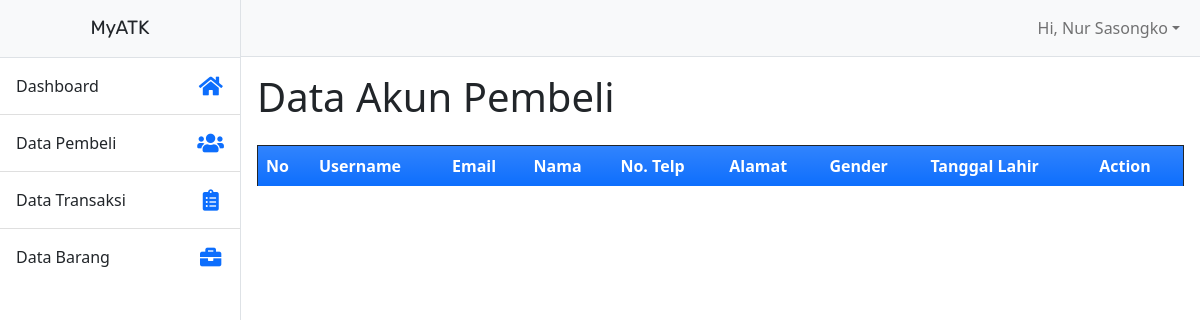
Before: /admin/pembeli.php (signed in) with the older database file.
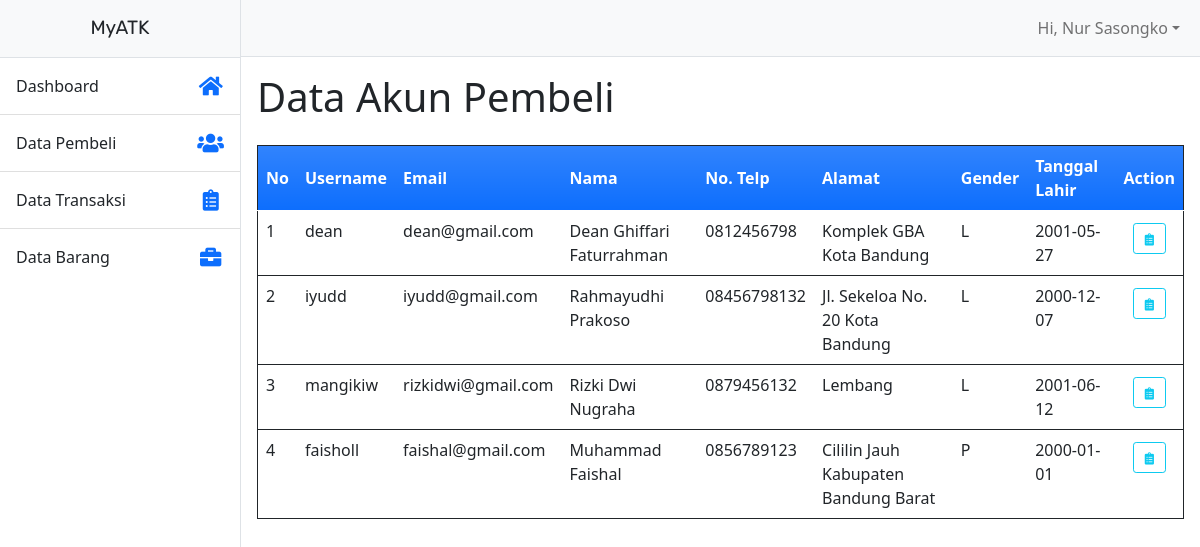
After: the same page with the newer database file.
### tables this page shows
CREATE TABLE `user` (
  `user_id` int(11) NOT NULL,
  `username` varchar(200) NOT NULL,
  `password` varchar(200) NOT NULL,
  `email` varchar(200) NOT NULL,
  `name` varchar(255) NOT NULL,
  `number` varchar(20) NOT NULL,
  `address` varchar(255) NOT NULL,
  `gender` char(1) NOT NULL,
  `birth_date` date DEFAULT NULL,
  `id_role` int(11) NOT NULL
);

### admin/pembeli.php (the view, shortened to what this page needs)
<?php include('template/header.php'); ?>
</head>
<body>
  <div class="d-flex" id="wrapper">
    <?php include('template/sidebar.php'); ?>
    <div id="page-content-wrapper">
      <?php include('template/top-bar.php'); ?>
      <div class="container px-3">
        <div class="row">
          <h1 class="mt-3 my-4">Data Akun Pembeli</h1>
          <div class="col-lg">
            <div class="table-responsive">
              <table id="table_id" class="table border border-dark">
                <thead>
                  <tr class="bg-primary bg-gradient text-white align-middle">
                    <th>No</th>
                    <th>Username</th>
                    <th>Email</th>
                    <th>Nama</th>
                    <th>No. Telp</th>
                    <th>Alamat</th>
                    <th>Gender</th>
                    <th>Tanggal Lahir</th>
                    <th>Action</th>
                  </tr>
                </thead>
                <tbody>
                  <?php
                  $sql = "SELECT * FROM user WHERE id_role=2";
                  $result = $db->query($sql);
                  $rows = $result->fetch_all(MYSQLI_ASSOC);
                  $no = 0;
                  foreach ($rows as $rowsData) :
                  ?>
                    <tr>
                      <td><?= ++$no ?></td>
                      <td><?= $rowsData["username"]; ?></td>
                      <td><?= $rowsData["email"]; ?></td>
                      <td><?= $rowsData["name"]; ?></td>
                      <td><?= $rowsData["number"]; ?></td>
                      <td><?= $rowsData["address"]; ?></td>
                      <td><?= $rowsData["gender"]; ?></td>
                      <td><?= $rowsData["birth_date"]; ?></td>
                      <td>
                        <div class="d-flex flex-row justify-content-center">
                          <a href="#" class="btn btn-outline-info btn-sm m-1"><i class="fas fa-clipboard-list fa-sm fa-fw"></i></a>
                        </div>
                      </td>
                    </tr>
                  <?php endforeach; ?>
                </tbody>
              </table>
            </div>
          </div>
        </div>
      </div>
    </div>
  </div>
</body>
</html>

### admin/template/header.php (shortened to what this page needs)
<!DOCTYPE html>
<html lang="en">
<head>
    <link rel="stylesheet" href="css/simple-navbar.css">
    <link rel="stylesheet" href="css/admin-style.css">
    <link href="https://cdn.jsdelivr.net/npm/bootstrap@5.0.2/dist/css/bootstrap.min.css" rel="stylesheet" />
    <link href="../vendor/fontawesome-free-5.15.3-web/css/all.css" rel="stylesheet">
    <link rel="stylesheet" href="//cdn.datatables.net/1.10.25/css/jquery.dataTables.min.css">

### admin/template/sidebar.php
<div class="border-end bg-white" id="sidebar-wrapper">
    <div class="sidebar-heading border-bottom bg-light text-center rubik">MyATK</div>
    <div class="list-group list-group-flush">
        <a href="index.php" class="list-group-item list-group-item-action p-3" aria-current="true">
            <div class="d-flex justify-content-between align-items-center">
                <span class="">Dashboard</span>
                <i class="fas fa-home fa-lg fa-fw text-primary"></i>
            </div>
        </a>
        <a href="pembeli.php" class="list-group-item list-group-item-action p-3" aria-current="true">
            <div class="d-flex justify-content-between align-items-center">
                <span class="">Data Pembeli</span>
                <i class="fas fa-users fa-lg fa-fw text-primary"></i>
            </div>
        </a>
        <a href="transaksi.php" class="list-group-item list-group-item-action p-3" aria-current="true">
            <div class="d-flex justify-content-between align-items-center">
                <span class="">Data Transaksi</span>
                <i class="fas fa-clipboard-list fa-lg fa-fw  fa-fw text-primary"></i>
            </div>
        </a>
        <a href="barang.php" class="list-group-item list-group-item-action p-3" aria-current="true">
            <div class="d-flex justify-content-between align-items-center">
                <span class="">Data Barang</span>
                <i class="fas fa-briefcase fa-lg fa-fw  fa-fw text-primary"></i>
            </div>
        </a>
    </div>
</div>

### admin/template/top-bar.php (shortened to what this page needs)
<nav class="navbar navbar-expand-lg navbar-light bg-light border-bottom">
    <div class="container-fluid">
        <div class="collapse navbar-collapse" id="navbarSupportedContent">
            <ul class="navbar-nav ms-auto mt-2 mt-lg-0">
                <li class="nav-item dropdown">
                    <a class="nav-link dropdown-toggle" id="navbarDropdown" href="#" role="button" data-bs-toggle="dropdown" aria-haspopup="true" aria-expanded="false">Hi, <?= $_SESSION["Name"] ?></a>
                </li>
            </ul>
        </div>
    </div>
</nav>

### admin/css/admin-style.css (style rules this page uses)
.rubik { font-family: 'Rubik', sans-serif; }

Changed rows visible on the page:
added user: username "dean", email "dean@gmail.com", name "Dean Ghiffari Faturrahman", number "0812456798", address "Komplek GBA Kota Bandung", gender "L", birth_date "2001-05-27"
added user: username "iyudd", email "iyudd@gmail.com", name "Rahmayudhi Prakoso", number "08456798132", address "Jl. Sekeloa No. 20 Kota Bandung", gender "L", birth_date "2000-12-07"
added user: username "mangikiw", email "rizkidwi@gmail.com", name "Rizki Dwi Nugraha", number "0879456132", address "Lembang", gender "L", birth_date "2001-06-12"
added user: username "faisholl", email "faishal@gmail.com", name "Muhammad Faishal", number "0856789123", address "Cililin Jauh Kabupaten Bandung Barat", gender "P", birth_date "2000-01-01"
